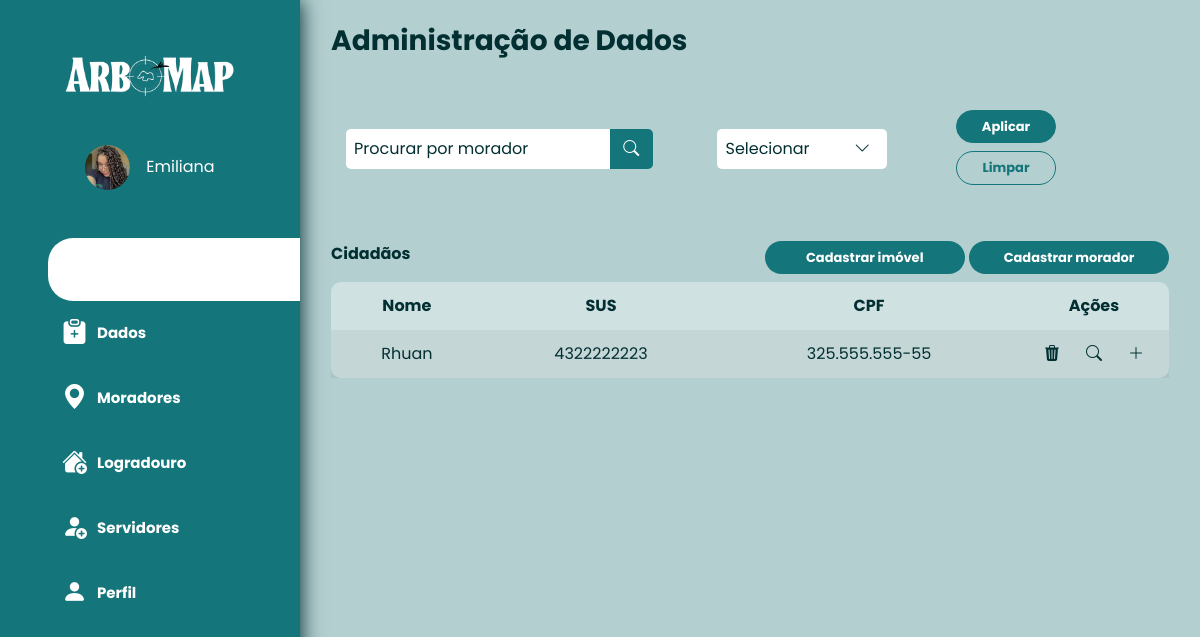
/morador/listar/ (signed in), run on an earlier commit of the app's database.
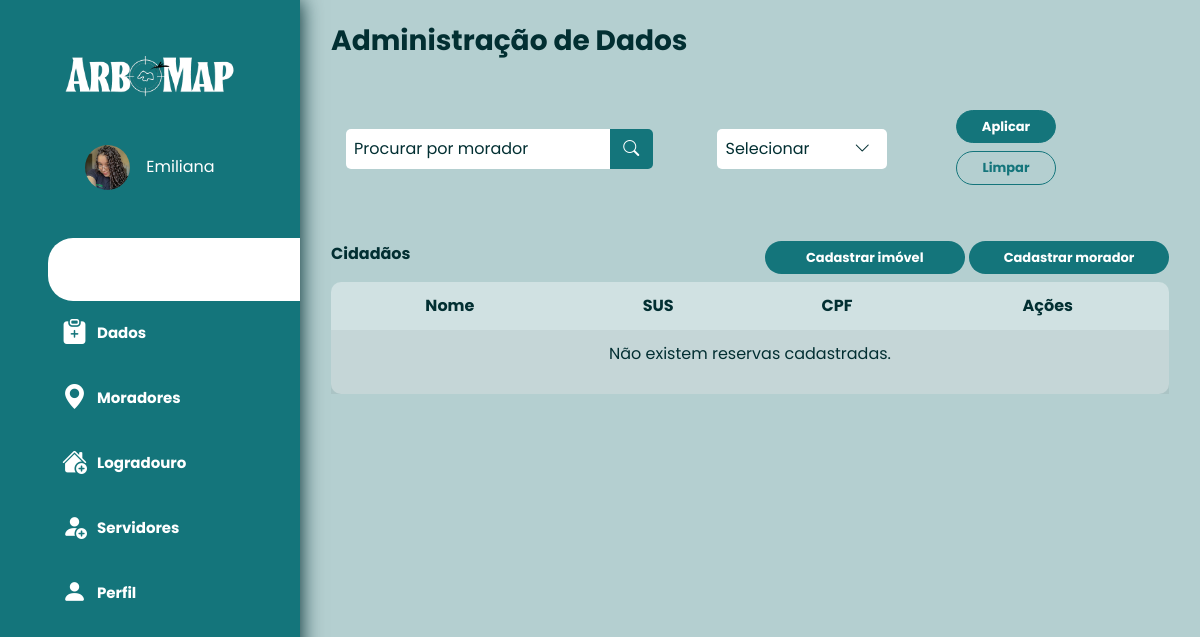
And on a later commit of the database.
### morador/models.py (models this page shows, shortened)
class Morador (models.Model):
    nome = models.CharField(max_length=MAX_CHAR_FIELD_NAME_LENGTH)
    email = models.EmailField()
    data_nascimento = models.DateField()
    sus = models.CharField(max_length=SMALL_CHAR_FIELD_NAME_LENGTH)
    cpf = models.CharField(max_length=SMALL_CHAR_FIELD_NAME_LENGTH)
    genero = models.CharField(max_length=MEDIUM_CHAR_FIELD_NAME_LENGTH, choices=TIPO_GENERO)
    telefone = models.CharField(max_length=SMALL_CHAR_FIELD_NAME_LENGTH)
    data_adicao = models.DateTimeField(auto_now_add=True)

### morador/views.py (the view)
# urls.py: path('morador/listar/', MoradorListView.as_view(), name='morador_listar'),
class MoradorListView(LoginRequiredMixin, generic.ListView):
    model = Morador
    template_name = "morador/moradores.html"

### morador/templates/morador/moradores.html (shortened to what this page needs)
{% extends 'base.html' %}
{% block content %}
  <div class="mt-2">
    <h3 style="color:#022F32;"><strong>Administração de Dados</strong></h3>
    <div class="row col-12 mb-5 mt-5 d-flex justify-content-center">
      <div class="col-5 d-flex align-items-center justify-content-center">
        <div class="" style="width: 100%; border-start-start-radius: 5px; border-end-start-radius: 5px; height: 40px; align-items: center; display: flex; color: #022f32; background-color: #FFFFFF;">
          <p class="ml-2 mt-3">Procurar por morador</p>
        </div>
        <div class="justify-content-center" style="width: 50px; border-end-end-radius: 5px; border-start-end-radius: 5px; height: 40px; align-items: center; display: flex; color: #022f32; background-color: #14757B;">
          <i class="bi bi-search text-white"></i>
        </div>
      </div>
      <div class="col-4 d-flex align-items-center justify-content-center">
        <div class="" style="width: 50%; border-start-start-radius: 5px; border-end-start-radius: 5px; height: 40px; align-items: center; display: flex; color: #022f32; background-color: #FFFFFF;">
          <p class="ml-2 mt-3">Selecionar</p>
        </div>
        <div class="justify-content-center" style="width: 50px; border-end-end-radius: 5px; border-start-end-radius: 5px; height: 40px; align-items: center; display: flex; color: #022f32; background-color: #FFFFFF;">
          <i class="bi bi-chevron-down"></i>
        </div>
      </div>
      <div class="col-3 d-flex align-items-center justify-content-end">
        <div class="mb-1" style="font-size: 15px;">
          <a href="#" class="btn mb-1 mt-1 ml-1" id="bt3"><strong>Aplicar</strong>
        </a>
          <a href="#" class="btn mb-1 mt-1 ml-1" id="bt2"><strong>Limpar</strong></a>
        </div>
      </div>
    </div>
    <div class="d-flex justify-content-between align-items-center mb-2">
      <div>
        <h6 style="color:#022F32;"><strong>Cidadãos</strong></h6>
      </div>
      <div>
        <a href="{% url 'imovel_criar' %}" class="btn" id="bt1"><strong>Cadastrar imóvel</strong></a>
        <a href="{% url 'morador_criar' %}" class="btn" id="bt1"><strong>Cadastrar morador</strong></a>
      </div>
    </div>
    <div class="table-responsive">
      <table class="table table-striped table-borderless">
        <thead>
          <tr class="text-center">
            <th scope="col">Nome</th>
            <th scope="col">SUS</th>
            <th scope="col">CPF</th>
            <th scope="col">Ações</th>
          </tr>
        </thead>
        <tbody>
          {% for object in object_list %}
            <tr class="text-center">
              <td>{{ object.nome }}</td>
              <td>{{ object.sus }}</td>
              <td>{{ object.cpf }}</td>
              <td>
                <div class="d-flex justify-content-around">
                  <a href="{% url 'morador_remover' pk=object.pk %}"><i class="bi bi-trash3-fill" id="tableicon"></i></a>
                  <a href="{% url 'morador_detalhe' pk=object.pk %}"><i class="bi bi-search" id="tableicon"></i></a>
                  <a href="{% url 'visita1_criar' %}"><i class="bi bi-plus-lg" id="tableicon"></i></a>
                </div>
              </td>
            </tr>
            {% empty %}
            <tr class="text-center">
              <td colspan="4">
                <p>Não existem reservas cadastradas.</p>
              </td>
            </tr>
          {% endfor %}
        </tbody>
      </table>
    </div>
  </div>
{% endblock %}

What changed in the data, as far as the page shows it:
removed Morador: nome "Rhuan", sus "4322222223", cpf "325.555.555-55"
Also different on the page:
text now shown: "Não existem reservas cadastradas."
